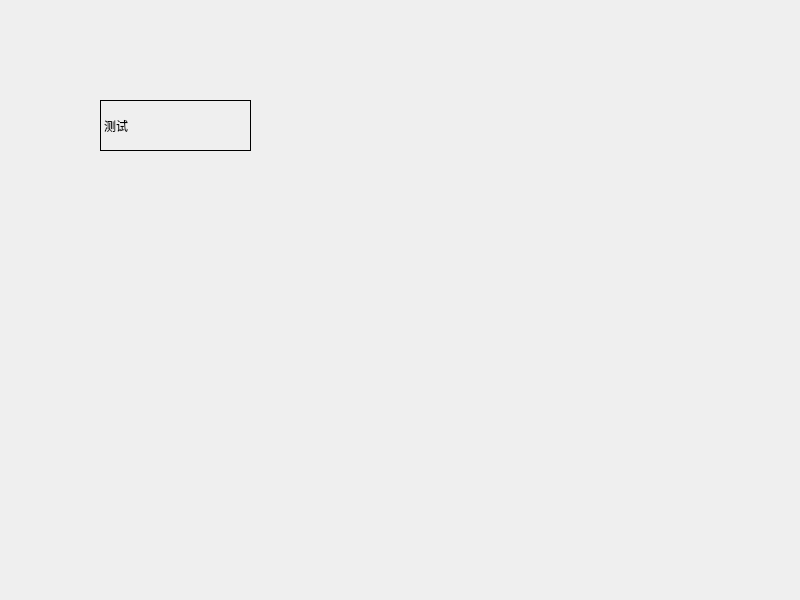
<?xml version="1.0" encoding="UTF-8"?>
<ui version="4.0">
 <class>Widget</class>
 <widget class="QWidget" name="Widget">
  <property name="geometry">
   <rect>
    <x>0</x>
    <y>0</y>
    <width>800</width>
    <height>600</height>
   </rect>
  </property>
  <property name="windowTitle">
   <string>Widget</string>
  </property>
  <widget class="Mylabel" name="label">
   <property name="geometry">
    <rect>
     <x>100</x>
     <y>100</y>
     <width>151</width>
     <height>51</height>
    </rect>
   </property>
   <property name="frameShape">
    <enum>QFrame::Box</enum>
   </property>
   <property name="text">
    <string>测试</string>
   </property>
  </widget>
 </widget>
 <customwidgets>
  <customwidget>
   <class>Mylabel</class>
   <extends>QLabel</extends>
   <header>mylabel.h</header>
  </customwidget>
 </customwidgets>
 <resources/>
 <connections/>
</ui>
